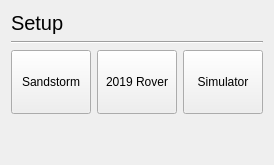
          <widget class="QWidget" name="page_setup">
           <layout class="QVBoxLayout" name="verticalLayout">
            <item>
             <widget class="QLabel" name="label_12">
              <property name="font">
               <font>
                <pointsize>15</pointsize>
                <weight>50</weight>
                <bold>false</bold>
               </font>
              </property>
              <property name="text">
               <string>Setup</string>
              </property>
             </widget>
            </item>
            <item>
             <widget class="Line" name="line_16">
              <property name="orientation">
               <enum>Qt::Horizontal</enum>
              </property>
             </widget>
            </item>
            <item>
             <layout class="QHBoxLayout" name="horizontalLayout_2">
              <item>
               <widget class="QPushButton" name="button_sandstorm">
                <property name="minimumSize">
                 <size>
                  <width>0</width>
                  <height>64</height>
                 </size>
                </property>
                <property name="text">
                 <string>Sandstorm</string>
                </property>
               </widget>
              </item>
              <item>
               <widget class="QPushButton" name="button_rover">
                <property name="minimumSize">
                 <size>
                  <width>0</width>
                  <height>64</height>
                 </size>
                </property>
                <property name="text">
                 <string>2019 Rover</string>
                </property>
               </widget>
              </item>
              <item>
               <widget class="QPushButton" name="button_simulator">
                <property name="minimumSize">
                 <size>
                  <width>0</width>
                  <height>64</height>
                 </size>
                </property>
                <property name="text">
                 <string>Simulator</string>
                </property>
                <property name="autoDefault">
                 <bool>false</bool>
                </property>
                <property name="default">
                 <bool>false</bool>
                </property>
                <property name="flat">
                 <bool>false</bool>
                </property>
               </widget>
              </item>
             </layout>
            </item>
            <item>
             <spacer name="verticalSpacer_4">
              <property name="orientation">
               <enum>Qt::Vertical</enum>
              </property>
              <property name="sizeHint" stdset="0">
               <size>
                <width>20</width>
                <height>40</height>
               </size>
              </property>
             </spacer>
            </item>
           </layout>
          </widget>
